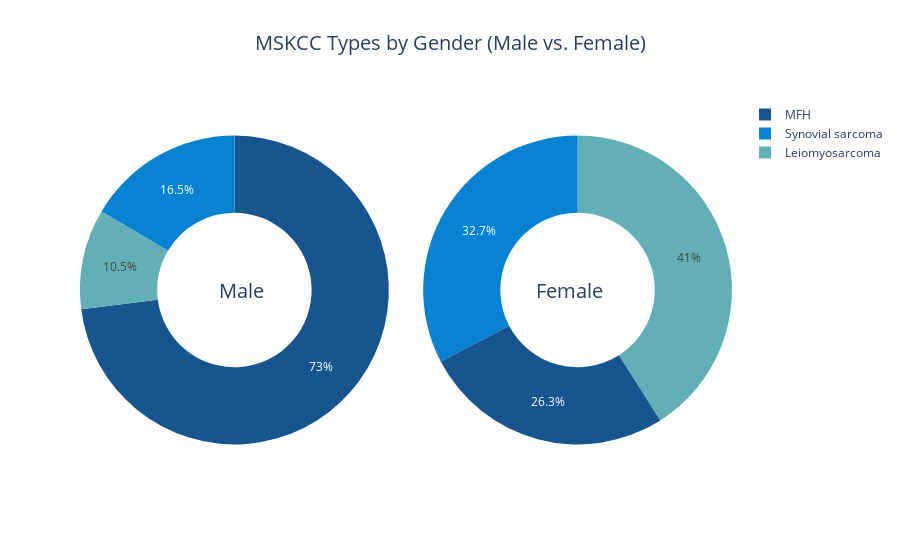

This figure's notebook cell:
### Code cell
import plotly.graph_objs as go
import plotly.offline as pyo
def male_data():
    return df[df['Sex'] == 'Male']
def female_data():
    return df[df['Sex'] == 'Female']
male_data = df[df['Sex'] == 'Male']
female_data = df[df['Sex'] == 'Female']

male_mskcc_counts = male_data['MSKCC type'].value_counts()
female_mskcc_counts = female_data['MSKCC type'].value_counts()

categories = male_mskcc_counts.index

blue_palette = ['#16558F', '#0583D2', '#61B0B7']

data1 = {
    "values": male_mskcc_counts.loc[categories].values,
    "labels": categories,
    "domain": {"column": 0},
    "name": "Male MSKCC Type",
    "hoverinfo": "label+percent+name",
    "hole": 0.5,
    "type": "pie",
    "marker": {"colors": blue_palette}  
}

data2 = {
    "values": female_mskcc_counts.loc[categories].values,
    "labels": categories,
    "domain": {"column": 1},
    "name": "Female MSKCC Type",
    "hoverinfo": "label+percent+name",
    "hole": 0.5,
    "type": "pie",
    "marker": {"colors": blue_palette}  
}

data = [data1, data2]

layout = go.Layout(
    {
        "title": {
            "text": "MSKCC Types by Gender (Male vs. Female)",
            "font": {
                "size": 20
            },
            "x": 0.5  # Center the title
            },
        "grid": {"rows": 1, "columns": 2},
        "annotations": [
            {
                "font": {"size": 20},
                "showarrow": False,
                "text": "Male",
                "x": 0.21,
                "y": 0.5
            },
            {
                "font": {"size": 20},
                "showarrow": False,
                "text": "Female",
                "x": 0.805,
                "y": 0.5
            }
        ]
    }
)

fig = go.Figure(data=data, layout=layout)

pyo.iplot(fig)

### Figure 1 — Plotly figure (JSON) as saved in the notebook; plotly's stock layout.template omitted (floating-point values rounded to 4 significant figures)
{"data": [{"domain": {"column": 0}, "hole": 0.5, "hoverinfo": "label+percent+name", "labels": ["MFH", "Synovial sarcoma", "Leiomyosarcoma"], "marker": {"colors": ["#16558F", "#0583D2", "#61B0B7"]}, "name": "Male MSKCC Type", "type": "pie", "values": [146, 33, 21]}, {"domain": {"column": 1}, "hole": 0.5, "hoverinfo": "label+percent+name", "labels": ["MFH", "Synovial sarcoma", "Leiomyosarcoma"], "marker": {"colors": ["#16558F", "#0583D2", "#61B0B7"]}, "name": "Female MSKCC Type", "type": "pie", "values": [79, 98, 123]}], "layout": {"annotations": [{"font": {"size": 20}, "showarrow": false, "text": "Male", "x": 0.21, "y": 0.5}, {"font": {"size": 20}, "showarrow": false, "text": "Female", "x": 0.805, "y": 0.5}], "autosize": true, "grid": {"columns": 2, "rows": 1}, "title": {"font": {"size": 20}, "text": "MSKCC Types by Gender (Male vs. Female)", "x": 0.5}}}
